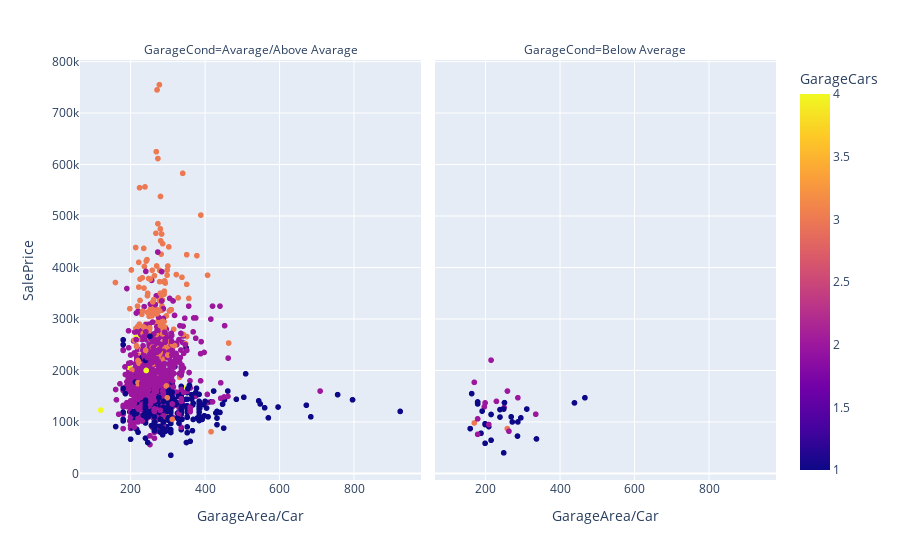

Write notebook code for a chart like this one.
### Code cell
fig = px.scatter(train[train['GarageCars'] > 0], x="GarageArea/Car", y="SalePrice", 
                 color='GarageCars', facet_col="GarageCond")
fig.show()

### Figure 1 — Plotly figure (JSON) as saved in the notebook; plotly's stock layout.template omitted (floating-point values rounded to 4 significant figures; data arrays with more than 128 entries replaced by an {"elided": "..."} marker saying what was removed)
{"data": [{"hovertemplate": "GarageCond=Avarage/Above Avarage<br>GarageArea/Car=%{x}<br>SalePrice=%{y}<br>GarageCars=%{marker.color}<extra></extra>", "legendgroup": "", "marker": {"color": {"elided": "1337 int values"}, "coloraxis": "coloraxis", "symbol": "circle"}, "mode": "markers", "name": "", "showlegend": false, "type": "scattergl", "x": {"elided": "1337 float values"}, "xaxis": "x", "y": {"elided": "1337 int values"}, "yaxis": "y"}, {"hovertemplate": "GarageCond=Below Average<br>GarageArea/Car=%{x}<br>SalePrice=%{y}<br>GarageCars=%{marker.color}<extra></extra>", "legendgroup": "", "marker": {"color": [1, 1, 1, 1, 1, 1, 1, 1, 2, 1, 1, 3, 1, 2, 2, 1, 2, 1, 1, 1, 1, 3, 1, 2, 2, 1, 2, 1, 2, 2, 2, 1, 1, 2, 2, 1, 1, 2, 1, 1, 1, 1], "coloraxis": "coloraxis", "symbol": "circle"}, "mode": "markers", "name": "", "showlegend": false, "type": "scattergl", "x": [250, 273, 312, 180, 440, 189, 200, 468, 180, 338, 270, 171, 164, 260, 230.5, 200, 251, 216, 240, 296, 252, 259.7, 240, 180, 288, 210, 264, 160, 216, 336, 210, 250, 180, 198, 200, 287, 288, 171, 200, 180, 216, 192], "xaxis": "x2", "y": [40000, 100000, 125000, 135000, 137000, 78000, 95000, 147000, 76000, 67000, 110000, 98000, 155000, 160000, 140000, 96500, 128000, 114504, 124000, 108000, 137500, 87000, 109500, 106000, 147000, 91000, 82000, 87000, 220000, 115000, 95000, 125000, 138887, 129500, 137000, 72500, 100000, 177000, 58500, 137500, 64500, 121000], "yaxis": "y2"}], "layout": {"annotations": [{"font": {}, "showarrow": false, "text": "GarageCond=Avarage/Above Avarage", "x": 0.245, "xanchor": "center", "xref": "paper", "y": 1, "yanchor": "bottom", "yref": "paper"}, {"font": {}, "showarrow": false, "text": "GarageCond=Below Average", "x": 0.755, "xanchor": "center", "xref": "paper", "y": 1, "yanchor": "bottom", "yref": "paper"}], "coloraxis": {"colorbar": {"title": {"text": "GarageCars"}}, "colorscale": [[0, "#0d0887"], [0.1111, "#46039f"], [0.2222, "#7201a8"], [0.3333, "#9c179e"], [0.4444, "#bd3786"], [0.5556, "#d8576b"], [0.6667, "#ed7953"], [0.7778, "#fb9f3a"], [0.8889, "#fdca26"], [1, "#f0f921"]]}, "legend": {"tracegroupgap": 0}, "margin": {"t": 60}, "xaxis": {"anchor": "y", "domain": [0, 0.49], "title": {"text": "GarageArea/Car"}}, "xaxis2": {"anchor": "y2", "domain": [0.51, 1], "matches": "x", "title": {"text": "GarageArea/Car"}}, "yaxis": {"anchor": "x", "domain": [0, 1], "title": {"text": "SalePrice"}}, "yaxis2": {"anchor": "x2", "domain": [0, 1], "matches": "y", "showticklabels": false}}}
